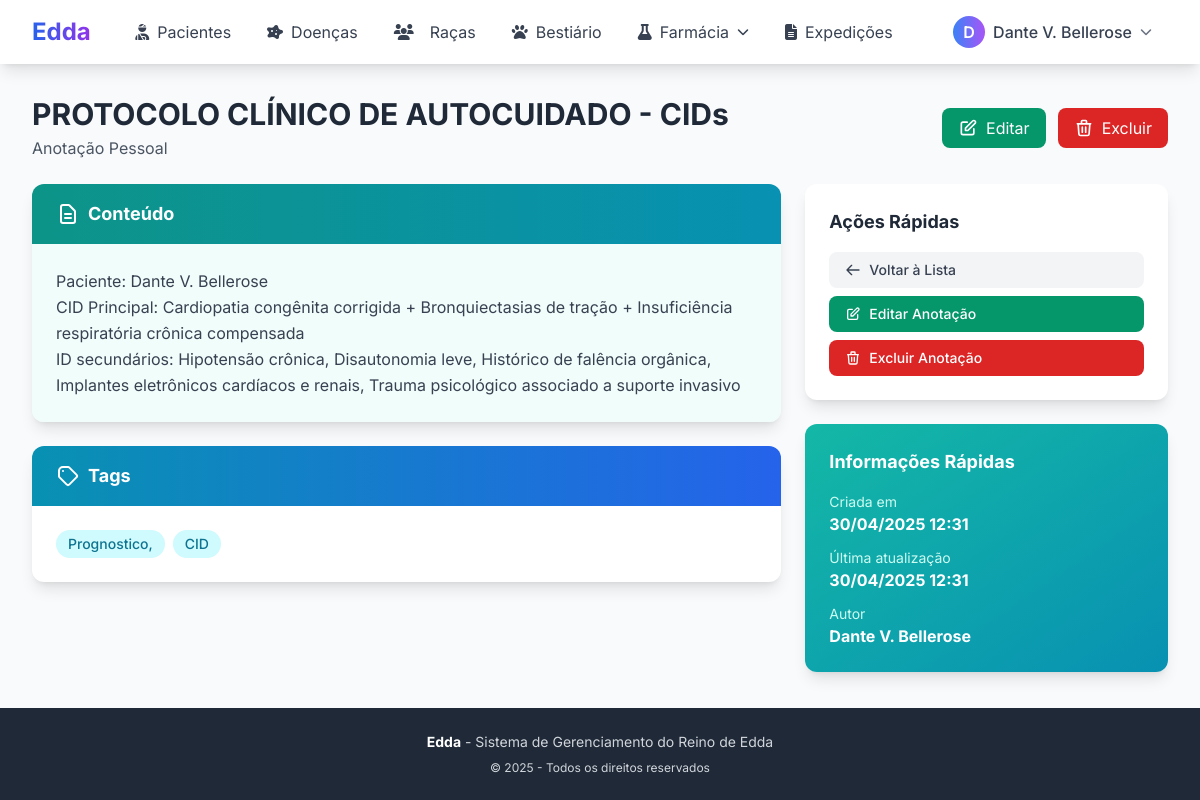
Page /anotacoes/2/ (signed in) on the committed database.
### medsystem/core/models.py (models this page shows, shortened)
class Usuario(AbstractUser):
    TIPO_CHOICES = [
        ('MED', 'Médico'),
        ('OUT', 'Outro'),
        ('ADM', 'Administrador'),
    ]
    nickname = models.CharField(max_length=100)
    tipo = models.CharField(max_length=3, choices=TIPO_CHOICES, default='OUT')
    cidade = models.ForeignKey('Cidade', on_delete=models.SET_NULL, null=True, blank=True)

class AnotacaoPessoal(models.Model):
    usuario = models.ForeignKey(Usuario, on_delete=models.CASCADE, related_name='anotacoes')
    titulo = models.CharField(max_length=100)
    conteudo = models.TextField()
    data_criacao = models.DateTimeField(auto_now_add=True)
    data_atualizacao = models.DateTimeField(auto_now=True)
    tags = models.CharField(max_length=255, blank=True, help_text="Palavras-chave separadas por vírgula")
    class Meta:
        ordering = ['-data_atualizacao']
        verbose_name_plural = 'Anotações Pessoais'

### medsystem/core/views.py (the view)
# urls.py: path('anotacoes/<int:pk>/', AnotacaoDetailView.as_view(), name='anotacao-detail'),
class AnotacaoDetailView(LoginRequiredMixin, DetailView):
    model = AnotacaoPessoal
    template_name = 'core/anotacao_detail.html'
    context_object_name = 'anotacao'
    def get_queryset(self):
        return super().get_queryset().filter(usuario=self.request.user)

### medsystem/core/context_processors.py (called while the page is built)
def medico_context(request):
    is_medico = request.user.is_authenticated and request.user.tipo == 'MED'
    is_admin = request.user.is_authenticated and request.user.tipo == 'ADM'
    return {
        'is_medico': is_medico,
        'is_admin': is_admin,
        'is_medico_or_admin': is_medico or is_admin
    }

### medsystem/core/templates/core/anotacao_detail.html (shortened to what this page needs)
{% extends 'core/base.html' %}
{% block content %}
<div class="max-w-7xl mx-auto">
    <div class="mb-6 flex justify-between items-center">
        <div class="flex-1">
            <h1 class="text-3xl font-bold text-gray-800">{{ anotacao.titulo }}</h1>
            <p class="text-gray-600 mt-1">Anotação Pessoal</p>
        </div>
        <div class="flex gap-3">
            <a href="{% url 'anotacao-update' anotacao.pk %}" class="px-4 py-2 bg-emerald-600 text-white rounded-lg hover:bg-emerald-700 transition-colors flex items-center gap-2">
                <svg class="w-5 h-5" fill="none" stroke="currentColor" viewBox="0 0 24 24">
                    <path stroke-linecap="round" stroke-linejoin="round" stroke-width="2" d="M11 5H6a2 2 0 00-2 2v11a2 2 0 002 2h11a2 2 0 002-2v-5m-1.414-9.414a2 2 0 112.828 2.828L11.828 15H9v-2.828l8.586-8.586z"/>
                </svg>
                <span>Editar</span>
            </a>
            <a href="{% url 'anotacao-delete' anotacao.pk %}" class="px-4 py-2 bg-red-600 text-white rounded-lg hover:bg-red-700 transition-colors flex items-center gap-2">
                <svg class="w-5 h-5" fill="none" stroke="currentColor" viewBox="0 0 24 24">
                    <path stroke-linecap="round" stroke-linejoin="round" stroke-width="2" d="M19 7l-.867 12.142A2 2 0 0116.138 21H7.862a2 2 0 01-1.995-1.858L5 7m5 4v6m4-6v6m1-10V4a1 1 0 00-1-1h-4a1 1 0 00-1 1v3M4 7h16"/>
                </svg>
                <span>Excluir</span>
            </a>
        </div>
    </div>
    <div class="grid grid-cols-1 lg:grid-cols-3 gap-6">
        <div class="lg:col-span-2 space-y-6">
            <div class="bg-white rounded-xl shadow-lg overflow-hidden">
                <div class="bg-gradient-to-r from-teal-600 to-cyan-600 px-6 py-4">
                    <h2 class="text-white font-bold text-lg flex items-center gap-2">
                        <svg class="w-6 h-6" fill="none" stroke="currentColor" viewBox="0 0 24 24">
                            <path stroke-linecap="round" stroke-linejoin="round" stroke-width="2" d="M9 12h6m-6 4h6m2 5H7a2 2 0 01-2-2V5a2 2 0 012-2h5.586a1 1 0 01.707.293l5.414 5.414a1 1 0 01.293.707V19a2 2 0 01-2 2z"/>
                        </svg>
                        Conteúdo
                    </h2>
                </div>
                <div class="p-6 bg-teal-50">
                    <p class="text-gray-700 leading-relaxed whitespace-pre-line">{{ anotacao.conteudo }}</p>
                </div>
            </div>
            {% if anotacao.tags %}
            <div class="bg-white rounded-xl shadow-lg overflow-hidden">
                <div class="bg-gradient-to-r from-cyan-600 to-blue-600 px-6 py-4">
                    <h2 class="text-white font-bold text-lg flex items-center gap-2">
                        <svg class="w-6 h-6" fill="none" stroke="currentColor" viewBox="0 0 24 24">
                            <path stroke-linecap="round" stroke-linejoin="round" stroke-width="2" d="M7 7h.01M7 3h5c.512 0 1.024.195 1.414.586l7 7a2 2 0 010 2.828l-7 7a2 2 0 01-2.828 0l-7-7A1.994 1.994 0 013 12V7a4 4 0 014-4z"/>
                        </svg>
                        Tags
                    </h2>
                </div>
                <div class="p-6">
                    <div class="flex flex-wrap gap-2">
                        {% for tag in anotacao.tags.split %}
                        <span class="px-3 py-1 bg-cyan-100 text-cyan-700 rounded-full text-sm font-medium">
                            {{ tag }}
                        </span>
                        {% endfor %}
                    </div>
                </div>
            </div>
            {% endif %}
        </div>
        <div class="space-y-6">
            <div class="bg-white rounded-xl shadow-lg p-6">
                <h3 class="text-lg font-bold text-gray-800 mb-4">Ações Rápidas</h3>
                <div class="space-y-2">
                    <a href="{% url 'anotacao-list' %}" class="w-full px-4 py-2 bg-gray-100 text-gray-700 rounded-lg hover:bg-gray-200 transition-colors flex items-center gap-2 text-sm font-medium">
                        <svg class="w-4 h-4" fill="none" stroke="currentColor" viewBox="0 0 24 24">
                            <path stroke-linecap="round" stroke-linejoin="round" stroke-width="2" d="M10 19l-7-7m0 0l7-7m-7 7h18"/>
                        </svg>
                        Voltar à Lista
                    </a>
                    <a href="{% url 'anotacao-update' anotacao.pk %}" class="w-full px-4 py-2 bg-emerald-600 text-white rounded-lg hover:bg-emerald-700 transition-colors flex items-center gap-2 text-sm font-medium">
                        <svg class="w-4 h-4" fill="none" stroke="currentColor" viewBox="0 0 24 24">
                            <path stroke-linecap="round" stroke-linejoin="round" stroke-width="2" d="M11 5H6a2 2 0 00-2 2v11a2 2 0 002 2h11a2 2 0 002-2v-5m-1.414-9.414a2 2 0 112.828 2.828L11.828 15H9v-2.828l8.586-8.586z"/>
                        </svg>
                        Editar Anotação
                    </a>
                    <a href="{% url 'anotacao-delete' anotacao.pk %}" class="w-full px-4 py-2 bg-red-600 text-white rounded-lg hover:bg-red-700 transition-colors flex items-center gap-2 text-sm font-medium">
                        <svg class="w-4 h-4" fill="none" stroke="currentColor" viewBox="0 0 24 24">
                            <path stroke-linecap="round" stroke-linejoin="round" stroke-width="2" d="M19 7l-.867 12.142A2 2 0 0116.138 21H7.862a2 2 0 01-1.995-1.858L5 7m5 4v6m4-6v6m1-10V4a1 1 0 00-1-1h-4a1 1 0 00-1 1v3M4 7h16"/>
                        </svg>
                        Excluir Anotação
                    </a>
                </div>
            </div>
            <div class="bg-gradient-to-br from-teal-500 to-cyan-600 rounded-xl shadow-lg p-6 text-white">
                <h3 class="text-lg font-bold mb-4">Informações Rápidas</h3>
                <div class="space-y-3">
                    <div>
                        <p class="text-teal-100 text-sm">Criada em</p>
                        <p class="font-bold">{{ anotacao.data_criacao|date:"d/m/Y H:i" }}</p>
                    </div>
                    {% if anotacao.data_atualizacao %}
                    <div>
                        <p class="text-teal-100 text-sm">Última atualização</p>
                        <p class="font-bold">{{ anotacao.data_atualizacao|date:"d/m/Y H:i" }}</p>
                    </div>
                    {% endif %}
                    <div>
                        <p class="text-teal-100 text-sm">Autor</p>
                        <p class="font-bold">{{ anotacao.usuario.nickname }}</p>
                    </div>
                </div>
            </div>
        </div>
    </div>
</div>
{% endblock %}

### medsystem/core/templates/core/base.html (shortened to what this page needs)
<!DOCTYPE html>
<html lang="pt-br" class="h-full">
<head>
    <script src="https://cdn.tailwindcss.com"></script>
    <link rel="stylesheet" href="https://cdnjs.cloudflare.com/ajax/libs/font-awesome/6.4.0/css/all.min.css">
</head>
<body class="bg-gray-50 flex flex-col min-h-screen">
    <nav class="bg-white shadow-lg">
        <div class="max-w-7xl mx-auto px-4 sm:px-6 lg:px-8">
            <div class="flex justify-between h-16">
                <div class="flex items-center">
                    <a href="{% url 'home' %}" class="flex items-center">
                        <span class="text-2xl font-bold bg-gradient-to-r from-blue-600 to-purple-600 bg-clip-text text-transparent">Edda</span>
                    </a>
                </div>
                {% if user.is_authenticated %}
                <div class="hidden md:flex items-center space-x-1">
                    {% if is_medico_or_admin %}
                    <a href="{% url 'paciente-list' %}" class="px-4 py-2 rounded-lg text-gray-700 hover:bg-blue-50 hover:text-blue-600 transition flex items-center gap-2">
                        <i class="fas fa-user-injured"></i>
                        <span>Pacientes</span>
                    </a>
                    {% endif %}
                    <a href="{% url 'doenca-list' %}" class="px-4 py-2 rounded-lg text-gray-700 hover:bg-blue-50 hover:text-blue-600 transition flex items-center gap-2">
                        <i class="fas fa-disease"></i>
                        <span>Doenças</span>
                    </a>
                    <a href="{% url 'raca-list' %}" class="px-4 py-2 rounded-lg text-gray-700 hover:bg-blue-50 hover:text-blue-600 transition flex items-center gap-2">
                        <i class="fas fa-users mr-2"></i>
                        <span>Raças</span>
                    </a>
                    <a href="{% url 'besta-list' %}" class="px-4 py-2 rounded-lg text-gray-700 hover:bg-blue-50 hover:text-blue-600 transition flex items-center gap-2">
                        <i class="fas fa-paw"></i>
                        <span>Bestiário</span>
                    </a>
                    <div class="relative">
                        <button onclick="toggleDropdown('farmacia-dropdown')" class="px-4 py-2 rounded-lg text-gray-700 hover:bg-purple-50 hover:text-purple-600 transition flex items-center gap-2">
                            <i class="fas fa-flask"></i>
                            <span>Farmácia</span>
                            <i class="fas fa-chevron-down text-xs"></i>
                        </button>
                    </div>
                    <a href="{% url 'relatorio-list' %}" class="px-4 py-2 rounded-lg text-gray-700 hover:bg-blue-50 hover:text-blue-600 transition flex items-center gap-2">
                        <i class="fas fa-file-alt"></i>
                        <span>Expedições</span>
                    </a>
                </div>
                <div class="flex items-center gap-4">
                    <div class="relative">
                        <button onclick="toggleDropdown('user-dropdown')" class="flex items-center gap-2 px-4 py-2 rounded-lg hover:bg-gray-100 transition">
                            <div class="w-8 h-8 bg-gradient-to-r from-blue-500 to-purple-500 rounded-full flex items-center justify-center text-white font-semibold">
                                {{ user.nickname|first|upper }}
                            </div>
                            <span class="hidden md:block font-medium text-gray-700">{{ user.nickname }}</span>
                            <i class="fas fa-chevron-down text-xs text-gray-500"></i>
                        </button>
                    </div>
                </div>
                {% endif %}
            </div>
        </div>
    </nav>
    <main class="flex-grow">
        <div class="max-w-7xl mx-auto px-4 sm:px-6 lg:px-8 py-8">
            {% block content %}{% endblock %}
        </div>
    </main>
    <footer class="bg-gray-800 text-gray-300 mt-auto">
        <div class="max-w-7xl mx-auto px-4 sm:px-6 lg:px-8 py-6">
            <div class="text-center">
                <p class="text-sm">
                    <strong class="text-white">Edda</strong> - Sistema de Gerenciamento do Reino de Edda
                </p>
                <p class="text-xs mt-2">© {% now "Y" %} - Todos os direitos reservados</p>
            </div>
        </div>
    </footer>
</body>
</html>

### medsystem/core/templates/core/base.html (style rules this page uses)
body { font-family: 'Inter', sans-serif; }

### rows in the picture
Usuario: nickname|first "D", nickname "Dante V. Bellerose"
AnotacaoPessoal: titulo "PROTOCOLO CLÍNICO DE AUTOCUIDADO - CIDs", conteudo "Paciente: Dante V. Bellerose CID Principal: Cardiopatia congênita corrigida + Bronquiectasias de tração + Insuficiência respiratória crônica compensada ID secundários: Hipotensão crônica, Disautonomia leve, Histórico de falência orgânica, Implantes eletrônicos cardíacos e renais, Trauma psicológico associado a suporte invasivo", data_criacao "30/04/2025 12:31", data_atualizacao "30/04/2025 12:31", usuario.nickname "Dante V. Bellerose"

### other values in the picture
{{ tag }} "Prognostico," "CID"
